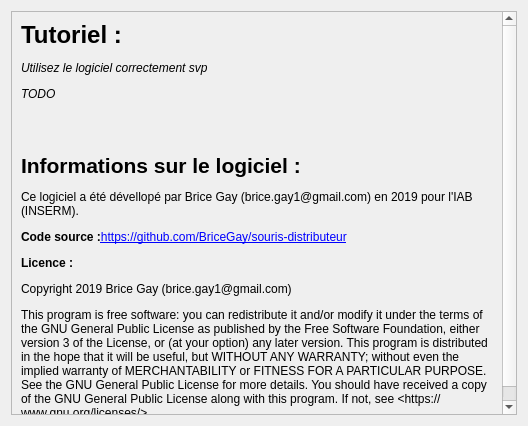
<?xml version="1.0" encoding="UTF-8"?>
<ui version="4.0">
 <class>Dialog</class>
 <widget class="QDialog" name="Dialog">
  <property name="geometry">
   <rect>
    <x>0</x>
    <y>0</y>
    <width>528</width>
    <height>426</height>
   </rect>
  </property>
  <property name="windowTitle">
   <string>Dialog</string>
  </property>
  <layout class="QGridLayout" name="gridLayout">
   <item row="0" column="0">
    <widget class="QScrollArea" name="scrollArea">
     <property name="widgetResizable">
      <bool>true</bool>
     </property>
     <widget class="QWidget" name="scrollAreaWidgetContents">
      <property name="geometry">
       <rect>
        <x>0</x>
        <y>0</y>
        <width>494</width>
        <height>482</height>
       </rect>
      </property>
      <layout class="QGridLayout" name="gridLayout_2">
       <item row="0" column="0">
        <widget class="QLabel" name="label">
         <property name="text">
          <string>&lt;html&gt;&lt;head/&gt;&lt;body&gt;&lt;p&gt;&lt;span style=&quot; font-size:xx-large; font-weight:600;&quot;&gt;Tutoriel :&lt;/span&gt;&lt;/p&gt;&lt;p&gt;&lt;span style=&quot; font-style:italic;&quot;&gt;Utilisez le logiciel correctement svp&lt;/span&gt;&lt;/p&gt;&lt;p&gt;&lt;span style=&quot; font-style:italic;&quot;&gt;TODO&lt;/span&gt;&lt;/p&gt;&lt;p&gt;&lt;br/&gt;&lt;/p&gt;&lt;p&gt;&lt;span style=&quot; font-size:16pt; font-weight:600;&quot;&gt;Informations sur le logiciel :&lt;/span&gt;&lt;/p&gt;&lt;p&gt;Ce logiciel a été dévellopé par Brice Gay (brice.gay1@gmail.com) en 2019 pour l'IAB (INSERM). &lt;/p&gt;&lt;p&gt;&lt;span style=&quot; font-weight:600;&quot;&gt;Code source :&lt;/span&gt;&lt;a href=&quot;https://github.com/BriceGay/souris-distributeur&quot;&gt;&lt;span style=&quot; text-decoration: underline; color:#0000ff;&quot;&gt;https://github.com/BriceGay/souris-distributeur&lt;/span&gt;&lt;/a&gt;&lt;/p&gt;&lt;p&gt;&lt;span style=&quot; font-weight:600;&quot;&gt;Licence :&lt;/span&gt;&lt;/p&gt;&lt;p&gt;Copyright 2019 Brice Gay (brice.gay1@gmail.com) &lt;/p&gt;&lt;p&gt;&lt;span style=&quot; font-family:'monospace';&quot;&gt;This program is free software: you can redistribute it and/or modify it under the terms of the GNU General Public License as published by the Free Software Foundation, either version 3 of the License, or (at your option) any later version. This program is distributed in the hope that it will be useful, but WITHOUT ANY WARRANTY; without even the implied warranty of MERCHANTABILITY or FITNESS FOR A PARTICULAR PURPOSE. See the GNU General Public License for more details. You should have received a copy of the GNU General Public License along with this program. If not, see &amp;lt;https://www.gnu.org/licenses/&amp;gt;.&lt;/span&gt;&lt;/p&gt;&lt;/body&gt;&lt;/html&gt;</string>
         </property>
         <property name="textFormat">
          <enum>Qt::AutoText</enum>
         </property>
         <property name="scaledContents">
          <bool>false</bool>
         </property>
         <property name="alignment">
          <set>Qt::AlignLeading|Qt::AlignLeft|Qt::AlignTop</set>
         </property>
         <property name="wordWrap">
          <bool>true</bool>
         </property>
         <property name="textInteractionFlags">
          <set>Qt::TextBrowserInteraction</set>
         </property>
        </widget>
       </item>
      </layout>
     </widget>
    </widget>
   </item>
  </layout>
 </widget>
 <resources/>
 <connections/>
</ui>
